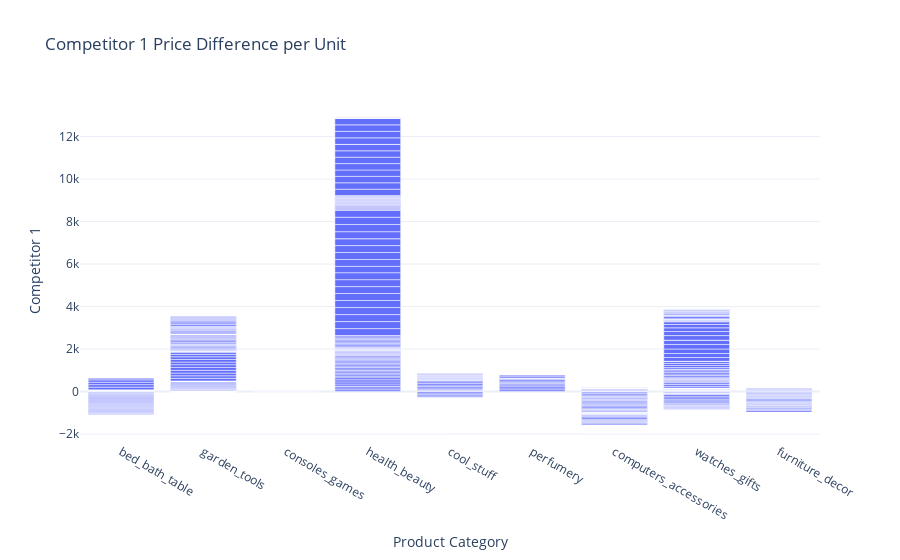

Write notebook code for a chart like this one.
### Markdown cell above
### Price

### Code cell
df['comp1_diff'] = df['unit_price'] - df['comp_1']
df['comp2_diff'] = df['unit_price'] - df['comp_2']
df['comp3_diff'] = df['unit_price'] - df['comp_3']

for i in range(1,4):
    comp = f"comp{i}_diff"
    fig = px.bar(x=df['product_category_name'],
                 y=df[comp],
                 title=f"Competitor {i} Price Difference per Unit",
                 labels={
                     'x': 'Product Category',
                     'y': f'Competitor {i}'
                 })
    fig.show()

### Figure 1 — Plotly figure (JSON) as saved in the notebook; plotly's stock layout.template omitted (floating-point values rounded to 4 significant figures; data arrays with more than 128 entries replaced by an {"elided": "..."} marker saying what was removed)
{"data": [{"alignmentgroup": "True", "hovertemplate": "Product Category=%{x}<br>Competitor 1=%{y}<extra></extra>", "legendgroup": "", "marker": {"color": "#636efa", "pattern": {"shape": ""}}, "name": "", "offsetgroup": "", "orientation": "v", "showlegend": false, "textposition": "auto", "type": "bar", "x": {"elided": "676 str values"}, "xaxis": "x", "y": {"elided": "676 float values"}, "yaxis": "y"}], "layout": {"barmode": "relative", "legend": {"tracegroupgap": 0}, "title": {"text": "Competitor 1 Price Difference per Unit"}, "xaxis": {"anchor": "y", "domain": [0, 1], "title": {"text": "Product Category"}}, "yaxis": {"anchor": "x", "domain": [0, 1], "title": {"text": "Competitor 1"}}}}
